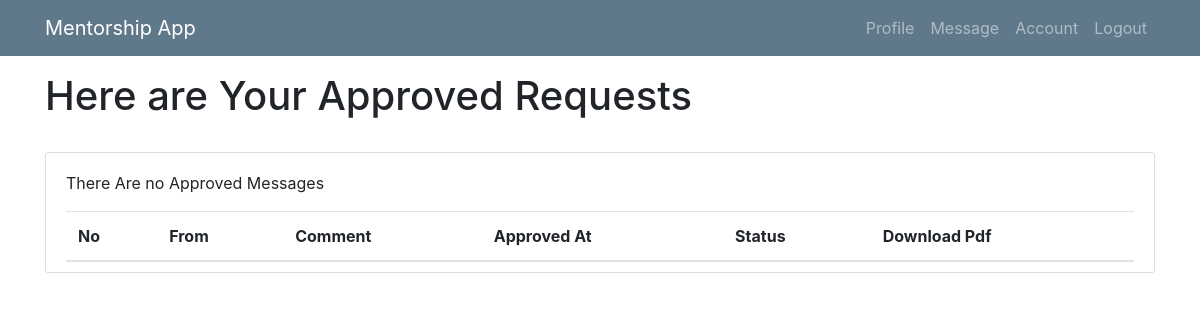
/approved/ (signed in), run on an earlier commit of the app's database.
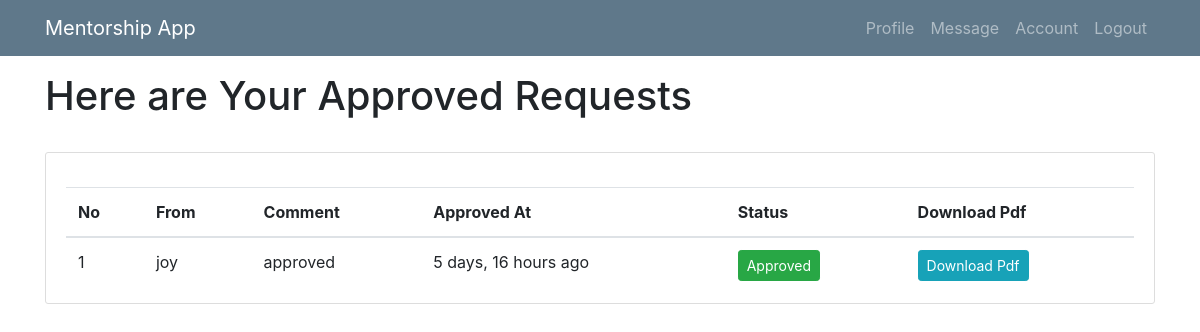
And on a later commit of the database.
### mentee/models.py (models this page shows, shortened)
class Msg(models.Model):
    sender = models.ForeignKey(User, related_name="sender", on_delete=models.CASCADE, null=True)
    receipient = models.ForeignKey(User, related_name="receipient", on_delete=models.CASCADE)
    msg_content = models.TextField(max_length=100)
    sent_at = models.DateTimeField(null=True, blank=True)
    comment = models.TextField(blank=True, null=True)
    comment_at = models.DateTimeField(blank=True, null=True)
    is_approved = models.BooleanField(default=False, verbose_name="Approve?")
    date_approved = models.DateTimeField(blank=True, null=True)
    class Meta:
        ordering = ['-sent_at']

class User(AbstractUser):
    is_mentee = models.BooleanField(default=False)
    is_mentor = models.BooleanField(default=False)

### mentee/views/mentee.py (the view)
# urls.py: path('approved/', mentee.Approved.as_view(), name='approved'),
class Approved(LoginRequiredMixin, UserPassesTestMixin, ListView):
    def test_func(self):
        return self.request.user.is_mentee
    model = Msg.objects.filter(is_approved=True).order_by('-date_approved')
    template_name = 'menti/approved.html'
    context_object_name = 'messo'
    paginate_by = 5
    def get_queryset(self):
        return self.model.filter(sender=self.request.user)

### mentee/templates/menti/approved.html (shortened to what this page needs)
{% extends 'menti/base.html' %}
{% load humanize %}
{% block content %}
<h1>Here are Your Approved Requests</h1><br>
  <div class="row">
        <div class="col-md-12">
 <div class="content-section">
<div class="table-responsive">
<table class="table mb-0">
    <thead>
      <tr>
          <th>No</th>
          <th>From</th>
          <th>Comment</th>
          <th>Approved At</th>
           <th>Status</th>
          <th>Download Pdf</th>
      </tr>
    </thead>
    <tbody>
    {% if messo %}
  <ol>
 {% for approved in messo %}
    <tr>
         <td>{{ approved.id }}</td>
        <td>{{ approved.receipient }}</td>
          <td>{{ approved.comment }}</td>
        <td>{{ approved.date_approved|naturaltime }}</td>
        {% if approved.is_approved == True %}
   <td> <button type="button" class="btn btn-success btn-sm">Approved</button></td>
          <td><a class="btn btn-info btn-sm" href="{% url 'pdf' %}">Download Pdf</a></td>
        {% endif %}
    </tr>
{% endfor %}
       </ol>
{% else %}
<p>There Are no Approved Messages</p>
{% endif %}
 </tbody>
  </table>
</div>
 </div>
        </div>
</div>
{% endblock %}

What changed in the data, as far as the page shows it:
added Msg: id "1", receipient "joy", comment "approved", date_approved "5 days, 16 hours ago", is_approved "Approved"
Also different on the page:
text no longer shown: "There Are no Approved Messages"
